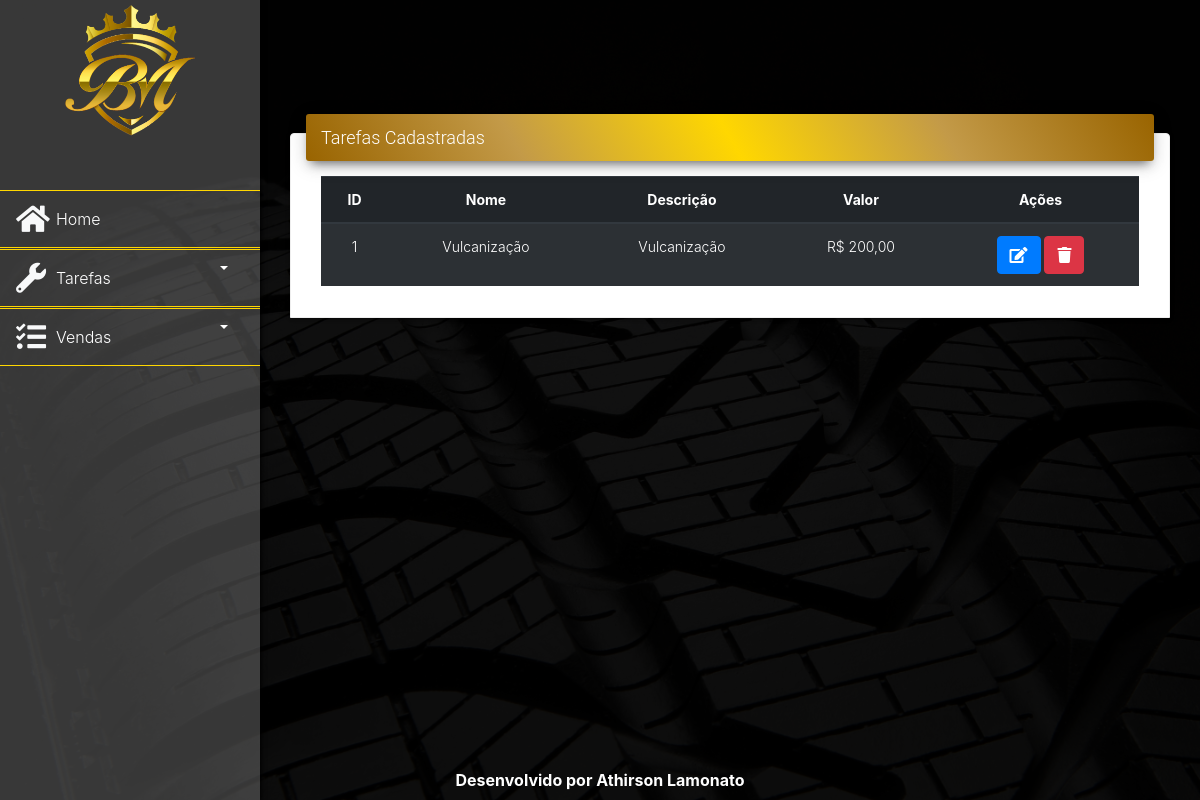
Screenshot of /dados_tarefas.php with the database file from the repository.
### tables this page shows
CREATE TABLE `tarefas` (
  `ID` bigint(20) UNSIGNED NOT NULL,
  `NOME` varchar(50) NOT NULL,
  `VALOR` decimal(10,0) NOT NULL,
  `DESCRICAO` varchar(400) NOT NULL
);

### app/Db/Database.php (called while the page is built, shortened)
<?php
  class Database{
    private $connection;
    private function setConnection(){
      try{
        $this->connection = new PDO('mysql:host='.self::HOST.';dbname='.self::NAME, self::USER, self::PASS);
        $this->connection->setAttribute(PDO::ATTR_ERRMODE, PDO::ERRMODE_EXCEPTION);
      }catch(PDOException $e){
        die('ERROR: '.$e->setMessage());
      }
    }
    public function execute($query, $params = []){
      try{
        $statement = $this->connection->prepare($query);
        $statement->execute($params);
        return $statement;
      }catch(PDOException $e){
        die('ERROR: '.$e->setMessage());
      }
    }
    public function selectTarefas($id = 0){
      $valor = $id;
      $valor = str_replace(' ', '%', strtoupper($valor));
      $query = 'SELECT
                  t.id,
                  t.nome,
                  t.descricao,
                  t.valor
                FROM
                  tarefas t
                WHERE
                  t.id = :ID
                  or :ID = 0
                  ORDER BY nome ASC';
      return $this->execute($query,[':ID' => $valor]);
    }
  }
?>

### app/src/dados.php (called while the page is built, shortened)
<?php
	require_once 'app/Db/Database.php';
	class Tarefas{
		public static function getTarefas(){
				return (new Database('tarefas'))->selectTarefas()->fetchAll(PDO::FETCH_CLASS);
		}
	}

### dados_tarefas.php (called while the page is built, shortened)
<?php
	require_once 'app/src/dados.php';
	$tarefas = Tarefas::getTarefas();
    include __DIR__ . '/includes/header.php';
    include __DIR__ . '/includes/menu.php';
    include __DIR__ . '/includes/navbar.php';
    include __DIR__ . '/includes/listagem_tarefas.php';
    include __DIR__ . '/includes/footer.php';
?>

### includes/listagem_tarefas.php (the view, shortened to what this page needs)
<?php
  function formatar_valores($valor){
    $valor = number_format($valor ,2,",",".");
    return $valor;
  }
	$resultados = '';
	foreach ($tarefas as $objTarefas) {
    $valorTarefa = formatar_valores($objTarefas->valor);
    $resultados .= '<tr class="text-center">
              <td>' . $objTarefas->id . '</td>
              <td>' . $objTarefas->nome . '</td>
              <td>' . $objTarefas->descricao . '</td>
              <td>R$ ' . $valorTarefa . '</td>
              <td>
                <a href="edit_tarefas.php?id='. $objTarefas->id . '">
                  <button type="button" class="btn btn-primary"><i class="fa fa-edit"></i></button>
                </a>
                <a href="excluir_tarefas.php?id=' . $objTarefas->id . '">
                  <button type="button" class="btn btn-danger"><i class="fa fa-trash"></i></button>
                </a>
              </td>
            </tr>';
  }
	$resultados = strlen($resultados) ? $resultados : '<tr><td colspan="6" class="text-center">Não há serviços cadastrados</td></tr>'
?>
  <div class="content">
    <div class="container-fluid container-principal">
      <div class="row">
        <div class="col-md-12">
          <div class="card card-plain">
            <div class="card-header card-header-primary">
              <h4 class="card-title mt-0"><?=TITLE?></h4>
            </div>
            <div class="card-body">
              <div class="table-responsive">
                <table class="table table-hover table-dark table-striped">
                  <thead class="text-center">
                    <th>
                      ID
                    </th>
                    <th>
                      Nome
                    </th>
                    <th>
                      Descrição
                    </th>
                    <th>
                      Valor
                    </th>
                    <th>
                      Ações
                    </th>
                  </thead>
                  <tbody>
                    <?= $resultados ?>
                  </tbody>
                </table>
              </div>
            </div>
          </div>
        </div>
      </div>
    </div>
  </div>

### assets/css/styles.css (style rules this page uses)
main>.content { padding: 30px 15px; min-height: calc(100vh - 123px); }
body { background-color: #000000; font-weight: 300; width: 100%; }
a { text-decoration: none; }
.container-fluid { width: 100%; padding-right: 15px; padding-left: 15px; margin-right: auto; margin-left: auto; }
.row { display: flex; flex-wrap: wrap; margin-right: -15px; margin-left: -15px; }
h4, .h4 { font-size: 1.125rem; line-height: 1.4em; font-weight: 300; }
h1, h2, h3, h4, h5, h6, .h1, .h2, .h3, .h4 { font-family: "Roboto", "Helvetica", "Arial", sans-serif; font-weight: 300; line-height: 1.5em; }
.card [class*="card-header-"]:not(.card-header-icon):not(.card-header-text):not(.card-header-image) { border-radius: 3px; margin-top: -20px; padding: 10px 0px 10px 15px; }
.card .card-header-primary .card-icon, .card .card-header-primary .card-text, .card .card-header-primary:not(.card-header-icon):not(.card-header-text), .card.bg-primary, .card.card-rotate.bg-primary .front, .card.card-rotate.bg-primary .back { background: linear-gradient( 60deg,#996400,#c39a48, #ffd700,#c39a48, #996400); }
.card .card-header-primary .card-icon, .card .card-header-primary:not(.card-header-icon):not(.card-header-text), .card .card-header-primary .card-text { box-shadow: 0 4px 20px 0px rgb(0 0 0 / 14%), 0 7px 10px -5px #333333b0; }
.card .card-header .card-title { margin-bottom: 3px; }
.card [class*="card-header-"] .card-title a, .card [class*="card-header-"] .card-title, .card [class*="card-header-"] .icon i, .card[class*="bg-"] .card-title a, .card[class*="bg-"] .card-title, .card[class*="bg-"] .icon i { color: #fff; }
.card .card-title:last-child { margin-bottom: 0; }
.card .card-title { margin-top: 0; margin-bottom: 3px; }
.card .card-title { margin-top: 0.625rem; }
.title, .title a, .card-title, .card-title a, .info-title, .info-title a, .footer-brand, .footer-brand a, .footer-big h5, .footer-big h5 a, .footer-big h4, .footer-big h4 a, .media .media-heading, .media .media-heading a { color: #3C4858; text-decoration: none; }
.card-title { margin-bottom: 0.75rem; }
.card [class*="card-header-"] { margin: 0px 15px 0; padding: 0; position: relative; }
.card .card-header { z-index: 3 !important; }
.card [class*="card-header-"], .card[class*="bg-"] { color: #fff; }
.card .card-header { border-bottom: none; background: transparent; }
.card-header:first-child { border-radius: calc(0.25rem - 1px) calc(0.25rem - 1px) 0 0; }
.card-header { padding: 0.75rem 1.25rem; margin-bottom: 0; background-color: #fff; border-bottom: 1px solid #eeeeee; }
.card .card-body, .card .card-footer { padding: 0.9375rem 1.875rem; }
.card { box-shadow: 0 1px 4px 0 rgb(0 0 0 / 14%); }
.card { font-size: .875rem; }
.card { border: 0; margin-top: 30px; border-radius: 6px; color: #333333; background: #fff; width: 100%; box-shadow: 0 2px 2px 0 rgb(0 0 0 / 14%), 0 3px 1px -2px rgb(0 0 0 / 20%), 0 1px 5px 0 rgb(0 0 0 / 12%); }
.card { position: relative; display: flex; flex-direction: column; min-width: 0; word-wrap: break-word; background-color: #fff; background-clip: border-box; border: 1px solid #eeeeee; border-radius: 0.25rem; }
thead th { color:white; }
.container-principal { vertical-align: middle; justify-content: center; margin-top: 8%; }
.btn { color:white; font-weight: bold; }
.card { border-bottom-left-radius: 0; border-bottom-right-radius: 0; }

### rows the page displays
tarefas: ID "1", NOME "Vulcanização", DESCRICAO "Vulcanização", VALOR "200,00"

### other values shown
TITLE "Tarefas Cadastradas"
